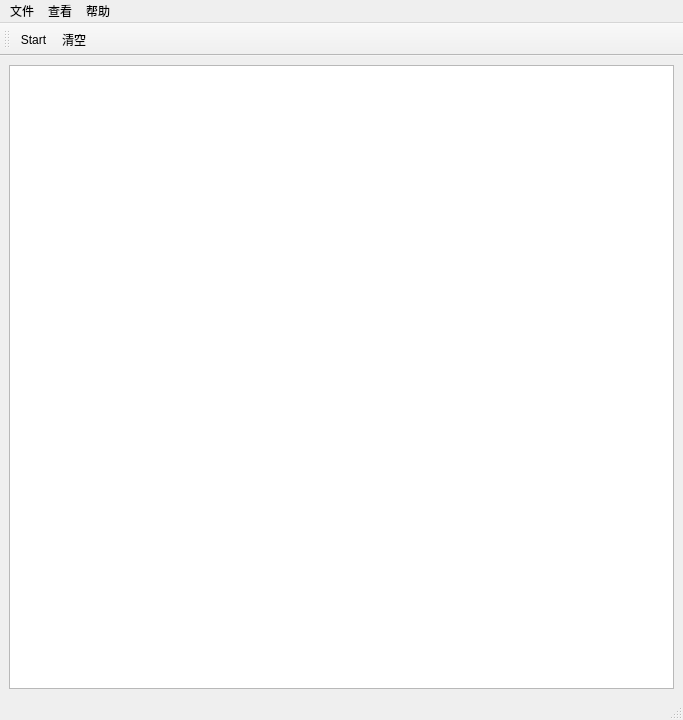
<?xml version="1.0" encoding="UTF-8"?>
<ui version="4.0">
 <class>MainWindow</class>
 <widget class="QMainWindow" name="MainWindow">
  <property name="geometry">
   <rect>
    <x>0</x>
    <y>0</y>
    <width>683</width>
    <height>720</height>
   </rect>
  </property>
  <property name="windowTitle">
   <string>Console</string>
  </property>
  <property name="unifiedTitleAndToolBarOnMac">
   <bool>false</bool>
  </property>
  <widget class="QWidget" name="centralwidget">
   <layout class="QGridLayout" name="gridLayout">
    <item row="0" column="0">
     <widget class="MyTextEdit" name="plainTextEdit">
      <property name="font">
       <font>
        <family>Consolas</family>
        <pointsize>12</pointsize>
       </font>
      </property>
     </widget>
    </item>
   </layout>
  </widget>
  <widget class="QMenuBar" name="menubar">
   <property name="geometry">
    <rect>
     <x>0</x>
     <y>0</y>
     <width>683</width>
     <height>23</height>
    </rect>
   </property>
   <widget class="QMenu" name="menuFile">
    <property name="title">
     <string>文件</string>
    </property>
    <addaction name="actionSave"/>
   </widget>
   <widget class="QMenu" name="menuHelp">
    <property name="title">
     <string>帮助</string>
    </property>
    <addaction name="actionAbout"/>
   </widget>
   <widget class="QMenu" name="menu">
    <property name="title">
     <string>查看</string>
    </property>
    <addaction name="actionFont"/>
   </widget>
   <addaction name="menuFile"/>
   <addaction name="menu"/>
   <addaction name="menuHelp"/>
  </widget>
  <widget class="QStatusBar" name="statusbar"/>
  <widget class="QToolBar" name="toolBar">
   <property name="windowTitle">
    <string>toolBar</string>
   </property>
   <attribute name="toolBarArea">
    <enum>TopToolBarArea</enum>
   </attribute>
   <attribute name="toolBarBreak">
    <bool>false</bool>
   </attribute>
   <addaction name="actionStart"/>
   <addaction name="actionClear"/>
  </widget>
  <action name="actionStart">
   <property name="text">
    <string>Start</string>
   </property>
  </action>
  <action name="actionFont">
   <property name="text">
    <string>字体</string>
   </property>
   <property name="toolTip">
    <string>设置控制台显示字体</string>
   </property>
  </action>
  <action name="actionClear">
   <property name="text">
    <string>清空</string>
   </property>
   <property name="toolTip">
    <string>清空显示文本</string>
   </property>
  </action>
  <action name="actionSave">
   <property name="text">
    <string>保存</string>
   </property>
   <property name="toolTip">
    <string>保存当前控制台信息</string>
   </property>
  </action>
  <action name="actionAbout">
   <property name="text">
    <string>关于</string>
   </property>
   <property name="toolTip">
    <string>关于本软件</string>
   </property>
  </action>
 </widget>
 <customwidgets>
  <customwidget>
   <class>MyTextEdit</class>
   <extends>QPlainTextEdit</extends>
   <header location="global">Ui/TextEdit.h</header>
  </customwidget>
 </customwidgets>
 <resources/>
 <connections/>
</ui>
